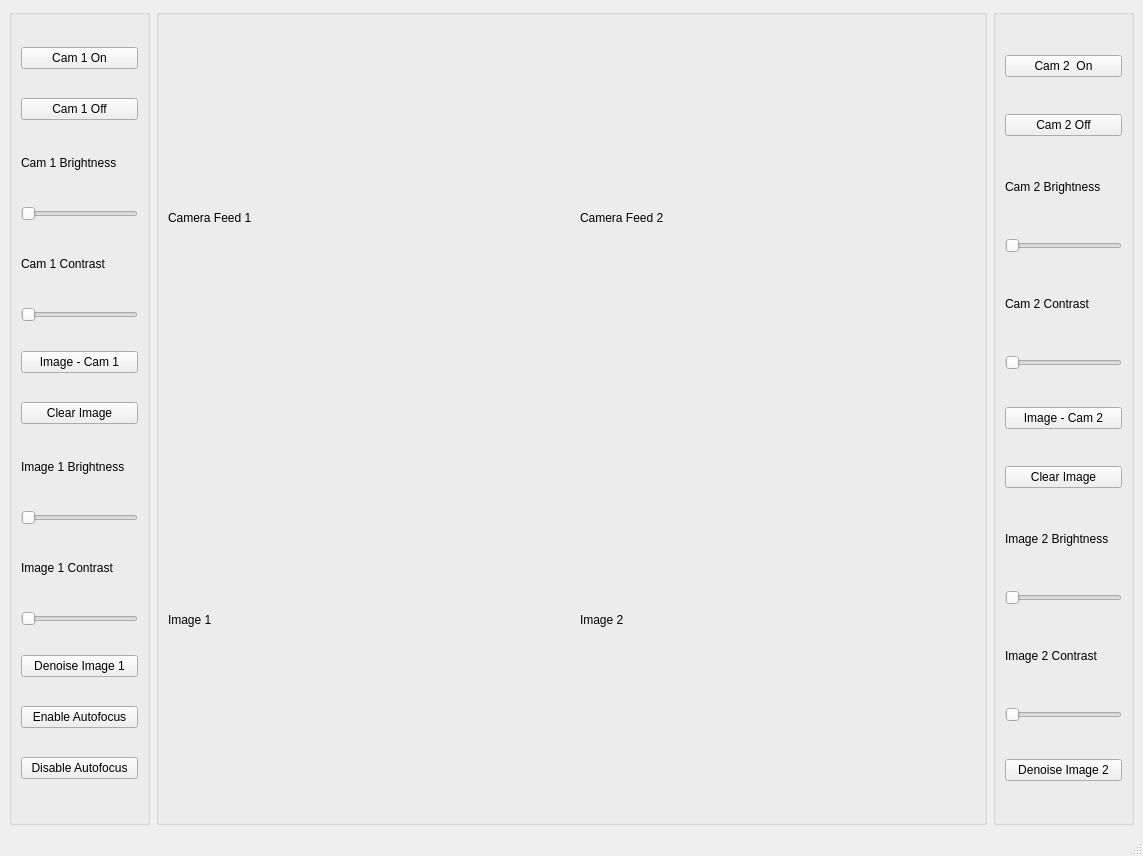
<?xml version="1.0" encoding="UTF-8"?>
<ui version="4.0">
 <class>MainWindow</class>
 <widget class="QMainWindow" name="MainWindow">
  <property name="geometry">
   <rect>
    <x>0</x>
    <y>0</y>
    <width>1143</width>
    <height>856</height>
   </rect>
  </property>
  <property name="windowTitle">
   <string>MainWindow</string>
  </property>
  <widget class="QWidget" name="centralwidget">
   <layout class="QGridLayout" name="gridLayout_2">
    <item row="0" column="0">
     <widget class="QGroupBox" name="img1_off">
      <property name="sizePolicy">
       <sizepolicy hsizetype="Expanding" vsizetype="Expanding">
        <horstretch>1</horstretch>
        <verstretch>1</verstretch>
       </sizepolicy>
      </property>
      <property name="minimumSize">
       <size>
        <width>141</width>
        <height>781</height>
       </size>
      </property>
      <property name="title">
       <string/>
      </property>
      <layout class="QVBoxLayout" name="verticalLayout">
       <item>
        <widget class="QPushButton" name="cam1_on">
         <property name="text">
          <string>Cam 1 On</string>
         </property>
        </widget>
       </item>
       <item>
        <widget class="QPushButton" name="cam1_off">
         <property name="text">
          <string>Cam 1 Off</string>
         </property>
        </widget>
       </item>
       <item>
        <widget class="QLabel" name="cam1_bri_label">
         <property name="maximumSize">
          <size>
           <width>121</width>
           <height>28</height>
          </size>
         </property>
         <property name="text">
          <string>Cam 1 Brightness</string>
         </property>
        </widget>
       </item>
       <item>
        <widget class="QSlider" name="cam1_bri_slider">
         <property name="orientation">
          <enum>Qt::Horizontal</enum>
         </property>
        </widget>
       </item>
       <item>
        <widget class="QLabel" name="cam1_con_label">
         <property name="maximumSize">
          <size>
           <width>121</width>
           <height>28</height>
          </size>
         </property>
         <property name="text">
          <string>Cam 1 Contrast</string>
         </property>
        </widget>
       </item>
       <item>
        <widget class="QSlider" name="cam1_con_slider">
         <property name="orientation">
          <enum>Qt::Horizontal</enum>
         </property>
        </widget>
       </item>
       <item>
        <widget class="QPushButton" name="img1_on">
         <property name="text">
          <string>Image - Cam 1</string>
         </property>
        </widget>
       </item>
       <item>
        <widget class="QPushButton" name="pushButton">
         <property name="text">
          <string>Clear Image</string>
         </property>
        </widget>
       </item>
       <item>
        <widget class="QLabel" name="img1_bri_label">
         <property name="maximumSize">
          <size>
           <width>121</width>
           <height>28</height>
          </size>
         </property>
         <property name="text">
          <string>Image 1 Brightness</string>
         </property>
        </widget>
       </item>
       <item>
        <widget class="QSlider" name="img1_bri_slider">
         <property name="orientation">
          <enum>Qt::Horizontal</enum>
         </property>
        </widget>
       </item>
       <item>
        <widget class="QLabel" name="img1_con_label">
         <property name="maximumSize">
          <size>
           <width>121</width>
           <height>28</height>
          </size>
         </property>
         <property name="text">
          <string>Image 1 Contrast</string>
         </property>
        </widget>
       </item>
       <item>
        <widget class="QSlider" name="img1_con_slider">
         <property name="orientation">
          <enum>Qt::Horizontal</enum>
         </property>
        </widget>
       </item>
       <item>
        <widget class="QPushButton" name="img1_denoise">
         <property name="text">
          <string>Denoise Image 1</string>
         </property>
        </widget>
       </item>
       <item>
        <widget class="QPushButton" name="autofocus_on">
         <property name="text">
          <string>Enable Autofocus</string>
         </property>
        </widget>
       </item>
       <item>
        <widget class="QPushButton" name="autofocus_off">
         <property name="text">
          <string>Disable Autofocus</string>
         </property>
        </widget>
       </item>
      </layout>
     </widget>
    </item>
    <item row="0" column="1">
     <widget class="QGroupBox" name="Centre_Widgets">
      <property name="enabled">
       <bool>true</bool>
      </property>
      <property name="sizePolicy">
       <sizepolicy hsizetype="Expanding" vsizetype="Expanding">
        <horstretch>9</horstretch>
        <verstretch>9</verstretch>
       </sizepolicy>
      </property>
      <property name="minimumSize">
       <size>
        <width>731</width>
        <height>781</height>
       </size>
      </property>
      <layout class="QGridLayout" name="gridLayout">
       <item row="2" column="0">
        <widget class="QLabel" name="imgcam1">
         <property name="text">
          <string>Image 1</string>
         </property>
        </widget>
       </item>
       <item row="1" column="0">
        <spacer name="verticalSpacer">
         <property name="orientation">
          <enum>Qt::Vertical</enum>
         </property>
         <property name="sizeType">
          <enum>QSizePolicy::Fixed</enum>
         </property>
         <property name="sizeHint" stdset="0">
          <size>
           <width>20</width>
           <height>10</height>
          </size>
         </property>
        </spacer>
       </item>
       <item row="0" column="2">
        <widget class="QLabel" name="camfeed2">
         <property name="sizePolicy">
          <sizepolicy hsizetype="Preferred" vsizetype="Preferred">
           <horstretch>0</horstretch>
           <verstretch>0</verstretch>
          </sizepolicy>
         </property>
         <property name="text">
          <string>Camera Feed 2 </string>
         </property>
        </widget>
       </item>
       <item row="2" column="2">
        <widget class="QLabel" name="imgcam2">
         <property name="text">
          <string>Image 2</string>
         </property>
        </widget>
       </item>
       <item row="0" column="0">
        <widget class="QLabel" name="camfeed1">
         <property name="text">
          <string>Camera Feed 1 </string>
         </property>
        </widget>
       </item>
       <item row="0" column="1">
        <spacer name="horizontalSpacer">
         <property name="orientation">
          <enum>Qt::Horizontal</enum>
         </property>
         <property name="sizeType">
          <enum>QSizePolicy::Fixed</enum>
         </property>
         <property name="sizeHint" stdset="0">
          <size>
           <width>10</width>
           <height>20</height>
          </size>
         </property>
        </spacer>
       </item>
      </layout>
     </widget>
    </item>
    <item row="0" column="2">
     <widget class="QGroupBox" name="Right_Widgets">
      <property name="sizePolicy">
       <sizepolicy hsizetype="Expanding" vsizetype="Expanding">
        <horstretch>1</horstretch>
        <verstretch>1</verstretch>
       </sizepolicy>
      </property>
      <property name="minimumSize">
       <size>
        <width>141</width>
        <height>781</height>
       </size>
      </property>
      <property name="title">
       <string/>
      </property>
      <layout class="QVBoxLayout" name="verticalLayout_2">
       <item>
        <widget class="QPushButton" name="cam2_on">
         <property name="text">
          <string>Cam 2  On</string>
         </property>
        </widget>
       </item>
       <item>
        <widget class="QPushButton" name="cam2_off">
         <property name="text">
          <string>Cam 2 Off</string>
         </property>
        </widget>
       </item>
       <item>
        <widget class="QLabel" name="cam2_bri_label">
         <property name="maximumSize">
          <size>
           <width>121</width>
           <height>28</height>
          </size>
         </property>
         <property name="text">
          <string>Cam 2 Brightness</string>
         </property>
        </widget>
       </item>
       <item>
        <widget class="QSlider" name="cam2_bri_slider">
         <property name="orientation">
          <enum>Qt::Horizontal</enum>
         </property>
        </widget>
       </item>
       <item>
        <widget class="QLabel" name="cam2_con_label">
         <property name="maximumSize">
          <size>
           <width>121</width>
           <height>28</height>
          </size>
         </property>
         <property name="text">
          <string>Cam 2 Contrast</string>
         </property>
        </widget>
       </item>
       <item>
        <widget class="QSlider" name="cam2_con_slider">
         <property name="orientation">
          <enum>Qt::Horizontal</enum>
         </property>
        </widget>
       </item>
       <item>
        <widget class="QPushButton" name="img2_on">
         <property name="text">
          <string>Image - Cam 2</string>
         </property>
        </widget>
       </item>
       <item>
        <widget class="QPushButton" name="pushButton_2">
         <property name="text">
          <string>Clear Image</string>
         </property>
        </widget>
       </item>
       <item>
        <widget class="QLabel" name="im2_bri_label">
         <property name="maximumSize">
          <size>
           <width>121</width>
           <height>28</height>
          </size>
         </property>
         <property name="text">
          <string>Image 2 Brightness</string>
         </property>
        </widget>
       </item>
       <item>
        <widget class="QSlider" name="img2_bri_slider">
         <property name="orientation">
          <enum>Qt::Horizontal</enum>
         </property>
        </widget>
       </item>
       <item>
        <widget class="QLabel" name="img2_con_label">
         <property name="maximumSize">
          <size>
           <width>121</width>
           <height>28</height>
          </size>
         </property>
         <property name="text">
          <string>Image 2 Contrast</string>
         </property>
        </widget>
       </item>
       <item>
        <widget class="QSlider" name="img2_con_slider">
         <property name="orientation">
          <enum>Qt::Horizontal</enum>
         </property>
        </widget>
       </item>
       <item>
        <widget class="QPushButton" name="img2_denoise">
         <property name="text">
          <string>Denoise Image 2</string>
         </property>
        </widget>
       </item>
      </layout>
     </widget>
    </item>
   </layout>
  </widget>
  <widget class="QStatusBar" name="statusbar"/>
 </widget>
 <resources/>
 <connections/>
</ui>
